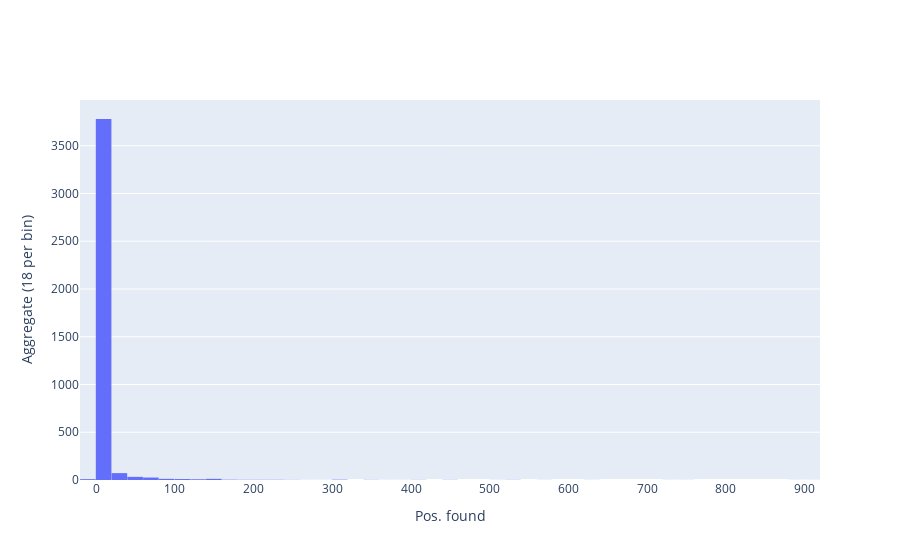

Write notebook code for a chart like this one.
### Code cell
nbins = 50
fig = go.Figure()
fig.add_trace(go.Histogram(x=list(found_dict.values()), nbinsx=nbins))
fig.update_layout(
    # title_text='Sampled Results', # title of plot
    xaxis_title_text='Pos. found', # xaxis label
    yaxis_title_text=f'Aggregate ({int(max(list(found_dict.values()))/nbins)} per bin)', # yaxis label
    # bargap=0.2, # gap between bars of adjacent location coordinates
    bargroupgap=0.01 # gap between bars of the same location coordinates
)

### Figure 1 — Plotly figure (JSON) as saved in the notebook; plotly's stock layout.template omitted (floating-point values rounded to 4 significant figures; data arrays with more than 128 entries replaced by an {"elided": "..."} marker saying what was removed)
{"data": [{"nbinsx": 50, "type": "histogram", "x": {"elided": "4000 int values"}}], "layout": {"bargroupgap": 0.01, "xaxis": {"title": {"text": "Pos. found"}}, "yaxis": {"title": {"text": "Aggregate (18 per bin)"}}}}
